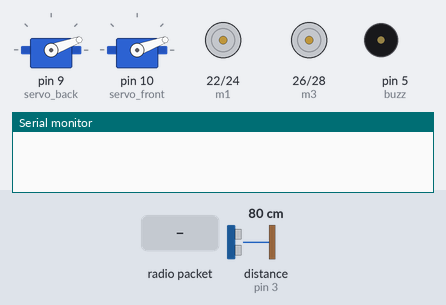
A sketch run on a simulated Arduino Mega 2560, built with avr-gcc and run on an emulated ATmega2560. Parts: 2 × servo, motor-driver pin pairs drawn as motors (green arrow = first pin HIGH = forward, orange = second pin HIGH = backward, longer = more drive, scaled by the enable pin), buzzer (waves = sounding, pin HIGH), the last lines printed to the serial monitor. The test bench sets the inputs (shaded band); at power-on: distance to the obstacle (sensor on pin 3) 80 cm. The echo pulse lasts 58.3 µs per cm; no radio packets arrive unless stated; pins used as bus, display or sensor lines are not drawn.

Above: at 1.2 s.
1.3 s: radio packet "F" arrives
At 2.5 s:
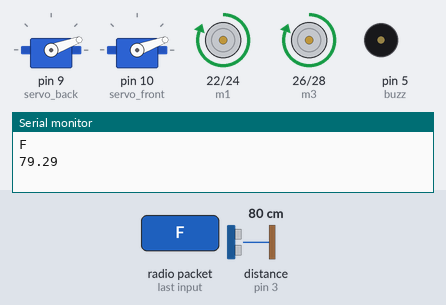
2.8 s: radio packet "B" arrives
At 3.7 s:
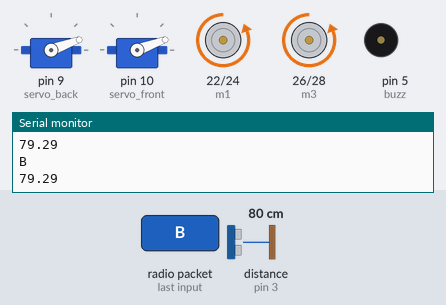
4.3 s: radio packet "L" arrives
At 4.9 s:
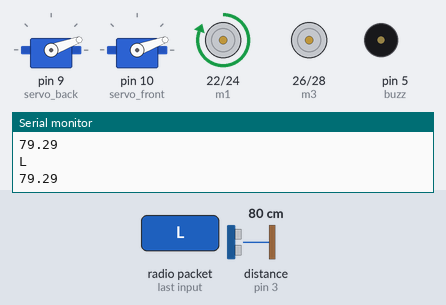
5.8 s: radio packet "R" arrives
At 7.2 s:
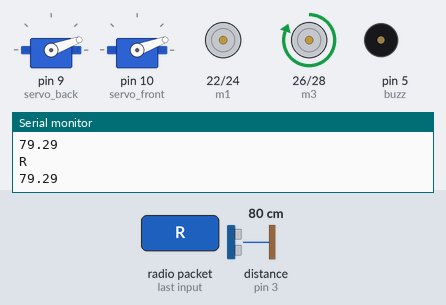
Timing chart, 0 to 8.3 s (numbered marks = the images above; inputs shaded):
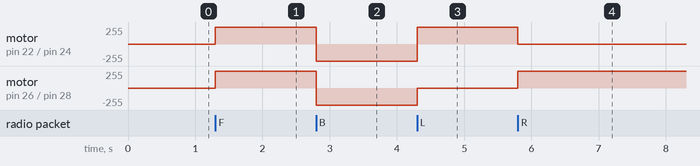

The sketch:

Receiver_Unit.ino
```cpp
#include <SPI.h>
#include <nRF24L01.h>
#include <RF24.h>
#include"ServoTimer2.h"

#define m1 22
#define m2 24
#define m3 26
#define m4 28
#define enA 30
#define enB 32

RF24 radio(7, 8); // CE, CSN

const byte address[][6] = {"00001","00002"};

//sonar

int trig = 4;
int echo = 3;
float duration;
float meter;
float distance;
int buzz = 5;

//-sonar


//servo
int pos1=750;
int pos2=750;
ServoTimer2 servo_back,servo_front;
String val;
//-servo

void setup() {
  Serial.begin(9600);

  //sonar

pinMode(trig, OUTPUT);
pinMode(echo, INPUT);
digitalWrite(trig, LOW);
delayMicroseconds(2);

  //delay(6000);
  pinMode(buzz, OUTPUT);
  //Serial.println("Distance");

  //-sonar

  radio.begin();
  radio.openWritingPipe(address[0]); // 00001
  radio.openReadingPipe(1, address[1]);
  radio.setPALevel(RF24_PA_MIN);
  radio.startListening();
 pinMode(enA, OUTPUT);
pinMode(enB, OUTPUT);
pinMode(m1, OUTPUT);
pinMode(m2, OUTPUT);
pinMode(m3, OUTPUT);
pinMode(m4, OUTPUT);


//servo
  servo_back.attach(9); //pin 3,4
  servo_front.attach(10);
  servo_back.write(750);
  servo_front.write(750);
//-servo
}

void loop() {

  radio.startListening();
  if (radio.available()) {
    while(radio.available()){
      char text[32];
    radio.read(&text, sizeof(text));
    Serial.println(text[0]);


      if(text[0] == 'F')
      {
       digitalWrite(enA,HIGH);
       digitalWrite(enB,HIGH);
       digitalWrite(m1,HIGH);
       digitalWrite(m2,LOW);
       digitalWrite(m3,HIGH);
       digitalWrite(m4,LOW);
       //Serial.println("Forward");
      }
       else if(text[0] == 'B')
      {
        digitalWrite(enA,HIGH);
       digitalWrite(enB,HIGH);
       digitalWrite(m1,LOW);
       digitalWrite(m2,HIGH);
       digitalWrite(m3,LOW);
       digitalWrite(m4,HIGH);
       //Serial.println("Backward");
      }
      else if(text[0] == 'L')
      {
        digitalWrite(enA,HIGH);
       digitalWrite(enB,HIGH);
       digitalWrite(m1,HIGH);
       digitalWrite(m2,LOW);
       digitalWrite(m3,LOW);
       digitalWrite(m4,LOW);
       //Serial.println("Left");
      }
      else if(text[0] == 'R')
      {
       digitalWrite(enA,HIGH);
       digitalWrite(enB,HIGH);
       digitalWrite(m1,LOW);
       digitalWrite(m2,LOW);
       digitalWrite(m3,HIGH);
       digitalWrite(m4,LOW);
       //Serial.println("Right");
      }
      else if(text[0] == 'S')
      {
       digitalWrite(enA,LOW);
       digitalWrite(enB,LOW);
       digitalWrite(m1,LOW);
       digitalWrite(m2,LOW);
       digitalWrite(m3,LOW);
       digitalWrite(m4,LOW);
       //Serial.println("Stop");
      }
      //-motor

      //sonar
  digitalWrite(trig, LOW);
  delayMicroseconds(10);
  digitalWrite(trig, HIGH);
  delayMicroseconds(10);
  digitalWrite(trig, LOW);
  duration = pulseIn(echo, HIGH);
  distance= duration*0.034/2;
  Serial.println(distance);

  if (distance <= 30)
  {
    digitalWrite(buzz, HIGH);
 }
 else
 {
  digitalWrite(buzz, LOW);
 }
 //-sonar


//servo
  while (Serial.available())
  {
  delay(3);
  char c = Serial.read();
  val += c;
  }
   if(Serial.available() == 1)
  {
    val = Serial.readString();
    if(pos1>1425)
    {pos1=1425;}
    if(pos1<700)
    {pos1=750;}
    if(pos2>1425)
    {pos2=1425;}
    if(pos2<700)
    {pos2=750;}
    Serial.println("pos1 =" + (String)pos1);
    Serial.println("pos2 ="+ (String)pos2);
    Serial.println(val);
    //int num = val.toInt();
    if(val == "down back")
    {
      if(pos1<1500  && pos1>=750 )
      {
        pos1=pos1+75;
        servo_back.write(pos1);
      }

    }
   else if(val == "up back")
    {
      if(pos1>=750 && pos1<1500)
      {
        pos1=pos1-75;
        servo_back.write(pos1);
      }
    }
    else if(val == "up leg")
    {
      if(pos2<1500 && pos2 >=750)
      {
         pos2=pos2+75;
        servo_front.write(pos2);
      }
    }
    else if(val == "down leg")
    {
      if(pos2>=750 && pos2<1500)
      {
        pos2=pos2-75;
        servo_front.write(pos2);
      }
    }
  }
//-servo
    }
  }
}
```

Measured:
- after the input at 1.3 s, motor on pin 22 (m1) / pin 24 (m2), motor on pin 26 (m3) / pin 28 (m4): stopped → forward 255/255 at once
- after the input at 2.8 s, motor on pin 22 (m1) / pin 24 (m2), motor on pin 26 (m3) / pin 28 (m4): forward 255/255 → backward 255/255 at once
- after the input at 4.3 s, motor on pin 22 (m1) / pin 24 (m2): backward 255/255 → forward 255/255 at once; motor on pin 26 (m3) / pin 28 (m4): backward 255/255 → stopped at once
- after the input at 5.8 s, motor on pin 22 (m1) / pin 24 (m2): forward 255/255 → stopped at once; motor on pin 26 (m3) / pin 28 (m4): stopped → forward 255/255 at once
